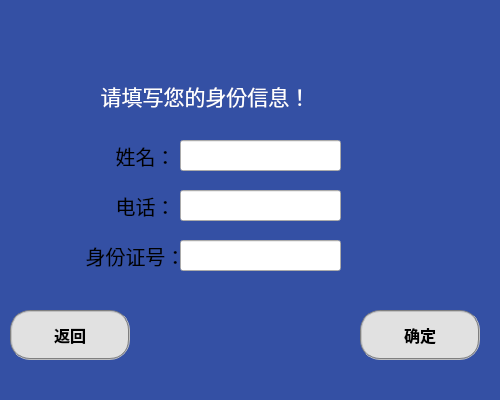
<?xml version="1.0" encoding="UTF-8"?>
<ui version="4.0">
 <class>signup</class>
 <widget class="QWidget" name="signup">
  <property name="geometry">
   <rect>
    <x>0</x>
    <y>0</y>
    <width>500</width>
    <height>400</height>
   </rect>
  </property>
  <property name="focusPolicy">
   <enum>Qt::NoFocus</enum>
  </property>
  <property name="windowTitle">
   <string>注册</string>
  </property>
  <property name="styleSheet">
   <string notr="true">#signup{background-color: rgb(52, 80, 164);border-top-left-radius:15px;border-top-right-radius:5px;border-bottom-left-radius:15px;border-bottom-right-radius:5px}
</string>
  </property>
  <widget class="QPushButton" name="return_manager_btn">
   <property name="geometry">
    <rect>
     <x>10</x>
     <y>310</y>
     <width>120</width>
     <height>50</height>
    </rect>
   </property>
   <property name="font">
    <font>
     <family>微软雅黑</family>
     <pointsize>12</pointsize>
     <weight>75</weight>
     <bold>true</bold>
    </font>
   </property>
   <property name="styleSheet">
    <string notr="true">QPushButton{border:2px groove gray;border-radius:20px;padding:2px 4px;background-color: rgb(225, 225, 225);}
QPushButton:hover{background-color: rgb(20, 62, 134);border:none;color:rgb(255, 255, 255);}
QPushButton:checked{background-color: rgb(20, 62, 134);border:none;color:rgb(255, 255, 255);}</string>
   </property>
   <property name="text">
    <string>返回</string>
   </property>
  </widget>
  <widget class="QLabel" name="label1">
   <property name="geometry">
    <rect>
     <x>40</x>
     <y>70</y>
     <width>331</width>
     <height>51</height>
    </rect>
   </property>
   <property name="sizePolicy">
    <sizepolicy hsizetype="Preferred" vsizetype="Preferred">
     <horstretch>0</horstretch>
     <verstretch>0</verstretch>
    </sizepolicy>
   </property>
   <property name="font">
    <font>
     <family>微软雅黑</family>
     <pointsize>16</pointsize>
     <weight>50</weight>
     <bold>false</bold>
    </font>
   </property>
   <property name="styleSheet">
    <string notr="true">color:rgb(255, 255, 255)</string>
   </property>
   <property name="text">
    <string>请填写您的身份信息！</string>
   </property>
   <property name="scaledContents">
    <bool>false</bool>
   </property>
   <property name="alignment">
    <set>Qt::AlignCenter</set>
   </property>
   <property name="wordWrap">
    <bool>false</bool>
   </property>
   <property name="margin">
    <number>0</number>
   </property>
   <property name="openExternalLinks">
    <bool>false</bool>
   </property>
  </widget>
  <widget class="QLineEdit" name="name">
   <property name="geometry">
    <rect>
     <x>180</x>
     <y>140</y>
     <width>161</width>
     <height>31</height>
    </rect>
   </property>
   <property name="font">
    <font>
     <family>微软雅黑</family>
     <pointsize>14</pointsize>
    </font>
   </property>
   <property name="styleSheet">
    <string notr="true"/>
   </property>
  </widget>
  <widget class="QLabel" name="label_2">
   <property name="geometry">
    <rect>
     <x>70</x>
     <y>240</y>
     <width>131</width>
     <height>31</height>
    </rect>
   </property>
   <property name="font">
    <font>
     <family>微软雅黑</family>
     <pointsize>15</pointsize>
    </font>
   </property>
   <property name="text">
    <string>身份证号：</string>
   </property>
   <property name="alignment">
    <set>Qt::AlignCenter</set>
   </property>
  </widget>
  <widget class="QLabel" name="pic1">
   <property name="geometry">
    <rect>
     <x>10</x>
     <y>10</y>
     <width>231</width>
     <height>51</height>
    </rect>
   </property>
   <property name="text">
    <string/>
   </property>
   <property name="pixmap">
    <pixmap resource="pics.qrc">:/pics/pictures/pic1.png</pixmap>
   </property>
  </widget>
  <widget class="QLabel" name="label">
   <property name="geometry">
    <rect>
     <x>100</x>
     <y>140</y>
     <width>91</width>
     <height>31</height>
    </rect>
   </property>
   <property name="font">
    <font>
     <family>微软雅黑</family>
     <pointsize>15</pointsize>
    </font>
   </property>
   <property name="text">
    <string>姓名：</string>
   </property>
   <property name="alignment">
    <set>Qt::AlignCenter</set>
   </property>
  </widget>
  <widget class="QPushButton" name="confirm_btn">
   <property name="geometry">
    <rect>
     <x>360</x>
     <y>310</y>
     <width>120</width>
     <height>50</height>
    </rect>
   </property>
   <property name="font">
    <font>
     <family>微软雅黑</family>
     <pointsize>12</pointsize>
     <weight>75</weight>
     <bold>true</bold>
    </font>
   </property>
   <property name="styleSheet">
    <string notr="true">QPushButton{border:2px groove gray;border-radius:20px;padding:2px 4px;background-color: rgb(225, 225, 225);}
QPushButton:hover{background-color: rgb(20, 62, 134);border:none;color:rgb(255, 255, 255);}
QPushButton:checked{background-color: rgb(20, 62, 134);border:none;color:rgb(255, 255, 255);}</string>
   </property>
   <property name="text">
    <string>确定</string>
   </property>
  </widget>
  <widget class="QLineEdit" name="id">
   <property name="geometry">
    <rect>
     <x>180</x>
     <y>240</y>
     <width>161</width>
     <height>31</height>
    </rect>
   </property>
   <property name="echoMode">
    <enum>QLineEdit::Password</enum>
   </property>
  </widget>
  <widget class="QLabel" name="label_3">
   <property name="geometry">
    <rect>
     <x>100</x>
     <y>190</y>
     <width>91</width>
     <height>31</height>
    </rect>
   </property>
   <property name="font">
    <font>
     <family>微软雅黑</family>
     <pointsize>15</pointsize>
    </font>
   </property>
   <property name="text">
    <string>电话：</string>
   </property>
   <property name="alignment">
    <set>Qt::AlignCenter</set>
   </property>
  </widget>
  <widget class="QLineEdit" name="tel">
   <property name="geometry">
    <rect>
     <x>180</x>
     <y>190</y>
     <width>161</width>
     <height>31</height>
    </rect>
   </property>
   <property name="font">
    <font>
     <family>微软雅黑</family>
     <pointsize>14</pointsize>
    </font>
   </property>
   <property name="styleSheet">
    <string notr="true"/>
   </property>
  </widget>
 </widget>
 <resources>
  <include location="pics.qrc"/>
 </resources>
 <connections/>
</ui>
